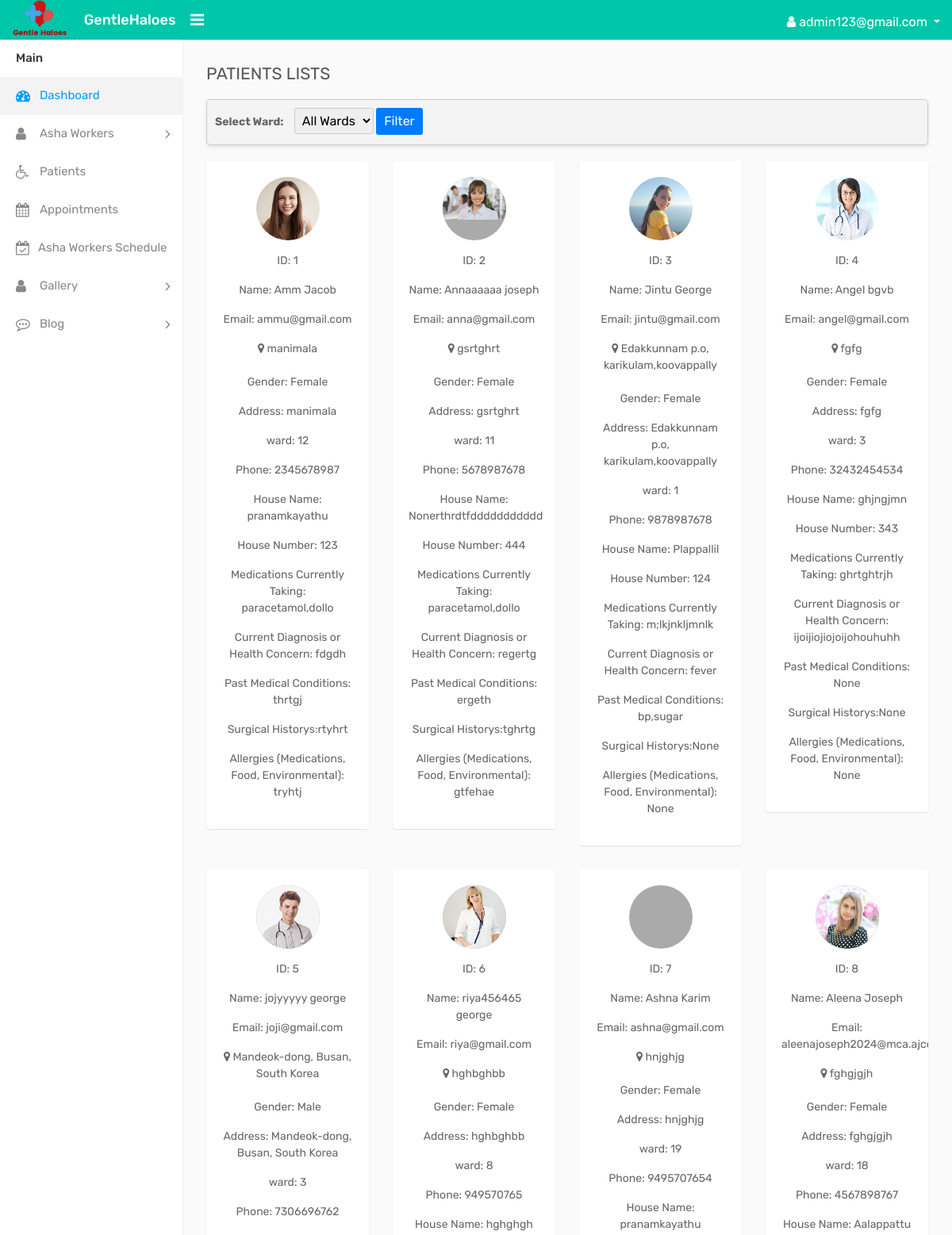
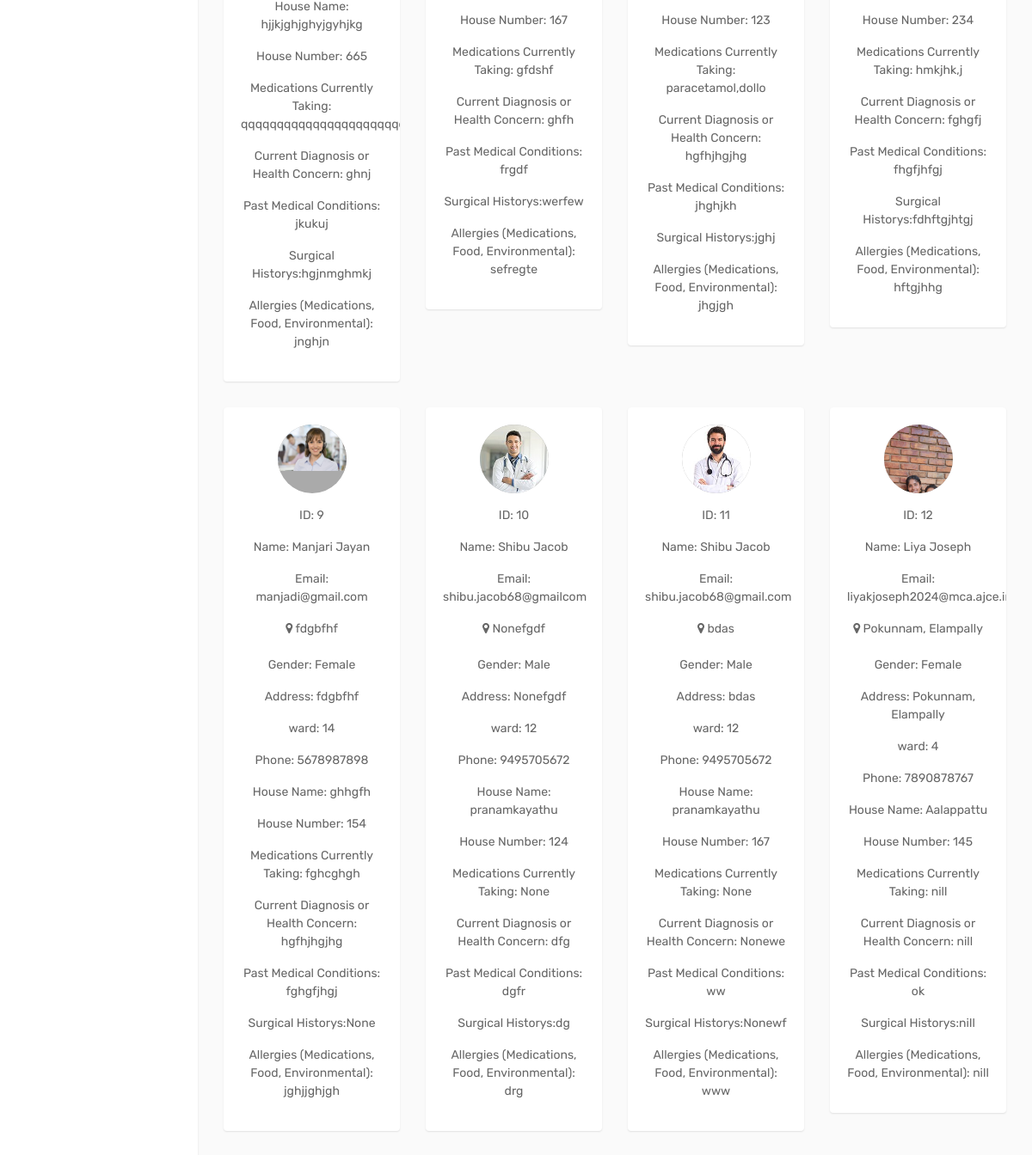
Page /patients (signed in) on the earlier database version (2 pictures, top to bottom).
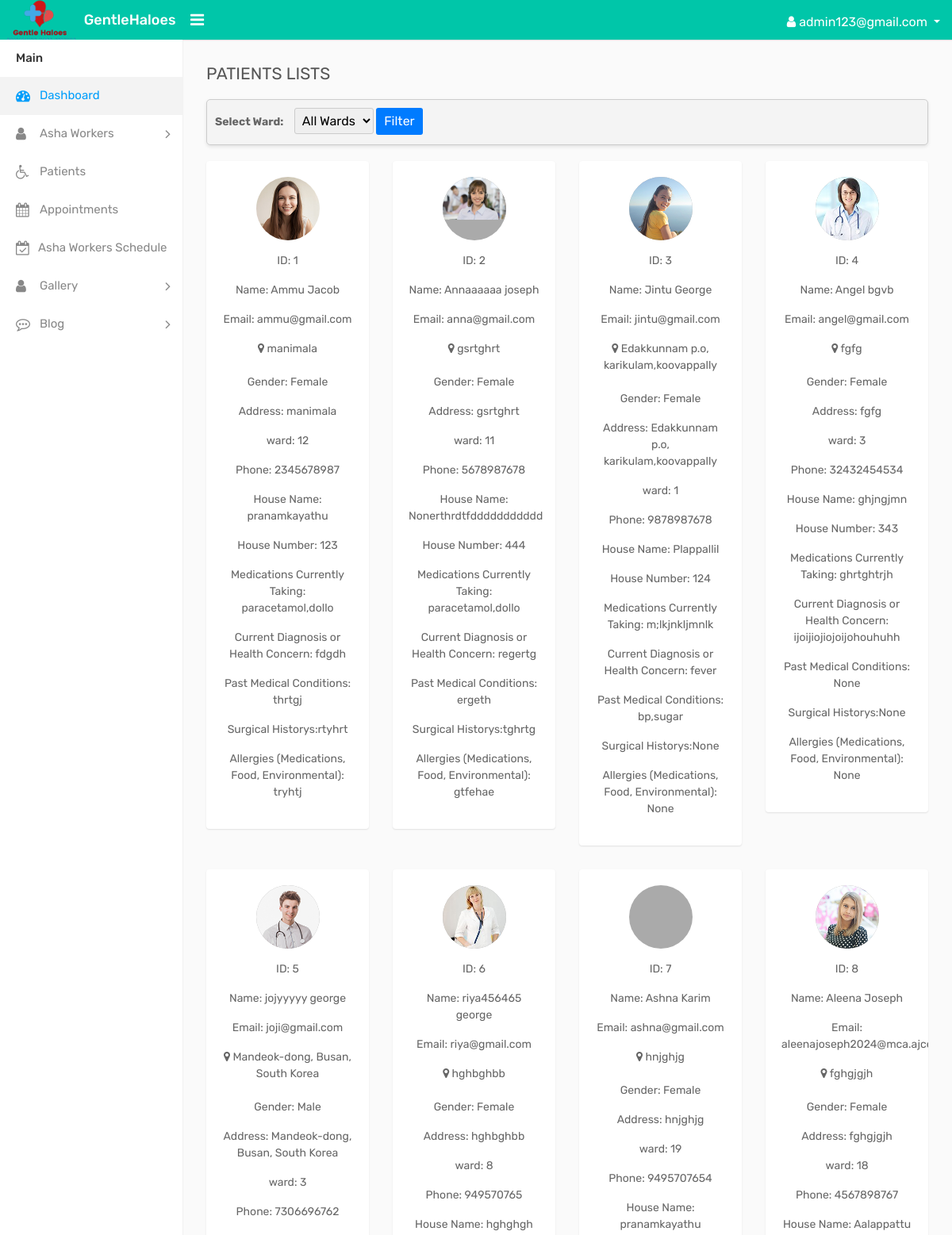
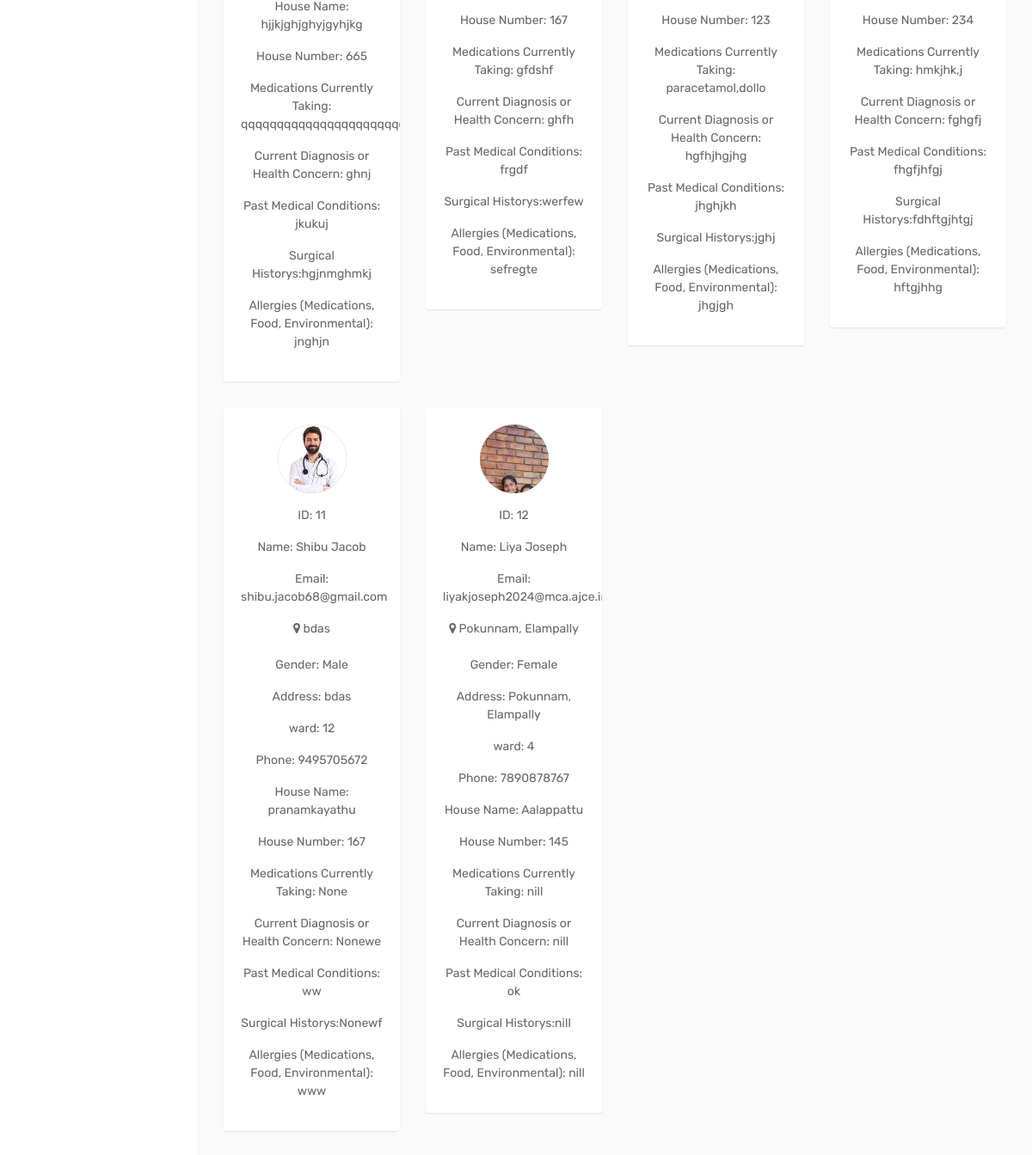
Same page on the later database version (2 pictures, top to bottom).
### GHapp/models.py (models this page shows, shortened)
class PatientProfile(models.Model):
    user = models.OneToOneField(CustomUser, on_delete=models.CASCADE, blank=True, null=True)
    first_name = models.CharField(max_length=100, null=True,blank=True)
    last_name = models.CharField(max_length=100,null=True,blank=True)
    birth_date = models.CharField(max_length=100,null=True,blank=True)
    email = models.EmailField(max_length=100,null=True,blank=True)
    profile_pic = models.ImageField(upload_to='profile_pics/', null=True, blank=True)
    gender = models.CharField(max_length=10, choices=[('Male', 'Male'), ('Female', 'Female')],null=True,blank=True)
    house_name = models.CharField(max_length=100, null=True,blank=True)
    house_no = models.IntegerField(null=True,blank=True)
    address = models.CharField(max_length=255,null=True,blank=True)
    ward = models.CharField(max_length=50, choices=[('ward1', 'Ward 1-VENGATHANAM'),
    ('ward2', 'Ward 2-PALAPRA'),
    ('ward3', 'Ward 3-VELICHIYANI'),
    ('ward4', 'Ward 4-CHOTTY'),
    ('ward5', 'Ward 5-MANGAPPARA'),
    ('ward6', 'Ward 6-VADAKKEMALA'),
    ('ward7', 'Ward 7-PARATHODU'),
    ('ward8', 'Ward 8-NADUKANI'),
    ('ward9', 'Ward 9-EDAKKUNNAM'),
    ('ward10', 'Ward 10-KOORAMTHOOKKU'),
    ('ward11', 'Ward 11-KOOVAPPALLY'),
    ('ward12', 'Ward 12-KULAPPURAM'),
    ('ward13', 'Ward 13-PALAMPRA'),
    ('ward14', 'Ward 14-MUKKALY'),
    ('ward15', 'Ward 15-PODIMATTAM'),
    ('ward16', 'Ward 16-ANAKKALLU'),
    ('ward17', 'Ward 17-PULKUNNU'),
    ('ward18', 'Ward 18-PAZHUMALA'),
    ('ward19', 'Ward 19-CHIRABHAGAM'),],null=True,blank=True)
    pin_code = models.IntegerField(null=True,blank=True)
    phone_number = models.IntegerField(null=True,blank=True)
    current_diagnosis = models.CharField(max_length=100, null=True,blank=True)
    past_med_condition = models.CharField(max_length=100, null=True,blank=True)
    surgical_history = models.CharField(max_length=100, null=True,blank=True)
    allergies = models.CharField(max_length=100, null=True,blank=True)
    height = models.IntegerField(null=True,blank=True)
    weight = models.IntegerField(null=True,blank=True)
    bmi = models.IntegerField(null=True,blank=True)
    medication_names = models.CharField(max_length=100, null=True,blank=True)
    dosage = models.CharField(max_length=12,null=True,blank=True)
    frequency = models.CharField(max_length=12,null=True,blank=True)
    is_active = models.BooleanField(default=True,null=True,blank=True)

### GHapp/views.py (the view)
# urls.py: path('patients', views.patients, name="patients"),
@login_required(login_url='login_page')
def patients(request):
    patients = PatientProfile.objects.filter(is_active=True)
    ashaworkers = Ashaworker.objects.all()
    ward_filter = request.GET.get('ward')
    if ward_filter:
        patients = patients.filter(ward=ward_filter)
    ward_numbers = PatientProfile.objects.values_list('ward', flat=True).distinct()
    return render(request, 'admin_temp/patients.html', {'patients': patients, 'ward_numbers': ward_numbers,'ashaworkers': ashaworkers})

### templates/admin_temp/patients.html (shortened to what the changed rows need)
{% load static %}
<!DOCTYPE html>
<html lang="en">
<head>
    <link rel="stylesheet" type="text/css" href="{% static 'assets/css/bootstrap.min.css' %}">
    <link rel="stylesheet" type="text/css" href="{% static 'assets/css/font-awesome.min.css' %}">
    <link rel="stylesheet" type="text/css" href="{% static 'assets/css/style.css' %}">
</head>
<body>
    <div class="main-wrapper">
        <div class="page-wrapper">
            <div class="content">
                <div class="row doctor-grid">
                    {% for patient in patients %}
                    <div class="col-md-4 col-sm-4  col-lg-3">
                        <div class="profile-widget">
                            <div class="doctor-img">
                                <a class="avatar" href="profile.html">
                                    <img alt="" src="{{ patient.profile_pic.url }}">
                                </a>
                            </div>
                            <div>
                                <p>ID: {{ patient.id}}</p>
                                <p>Name: {{ patient.first_name }} {{ patient.last_name }}</p>
                                <p>Email: {{ patient.email }}</p>
                                <div class="user-country">
                                    <i class="fa fa-map-marker"></i> {{ patient.address }}
                                </div><br>
                                <p>Gender: {{ patient.gender }}</p>
                                <p>Address: {{ patient.address }}</p>
                                <p>ward: {{ patient.ward }}</p>
                                <p>Phone: {{ patient.phone_number }}</p>
                                <p>House Name: {{ patient.house_name }}</p>
                                <p>House Number: {{ patient.house_no }}</p>
                                <p>Medications Currently Taking: {{ patient.medication_names }}</p>
                                <p>Current Diagnosis or Health Concern: {{ patient.current_diagnosis }}</p>
                                <p>Past Medical Conditions: {{ patient.past_med_condition }}</p>
                                <p>Surgical Historys:{{ patient.surgical_history }}</p>
                                <p>Allergies (Medications, Food, Environmental): {{ patient.allergies }}</p>
                            </div>
                        </div>
                    </div>
                    {% endfor %}
                </div>
            </div>
        </div>
    </div>
</body>
</html>

Differences in the rows shown:
no longer on this page (row edited): PatientProfile: profile_pic (picture), id "9", first_name "Manjari", last_name "Jayan", email "manjadi@gmail.com", address "fdgbfhf", gender "Female", ward "14", phone_number "5678987898", house_name "ghhgfh", house_no "154", medication_names "fghcghgh", current_diagnosis "hgfhjhgjhg", past_med_condition "fghgfjhgj", surgical_history "None", allergies "jghjjghjgh"
no longer on this page (row edited): PatientProfile: profile_pic (picture), id "10", first_name "Shibu", last_name "Jacob", email "shibu.jacob68@gmailcom", address "Nonefgdf", gender "Male", ward "12", phone_number "9495705672", house_name "pranamkayathu", house_no "124", medication_names "None", current_diagnosis "dfg", past_med_condition "dgfr", surgical_history "dg", allergies "drg"
changed PatientProfile "ammu@gmail.com": first_name "Amm" → "Ammu"
